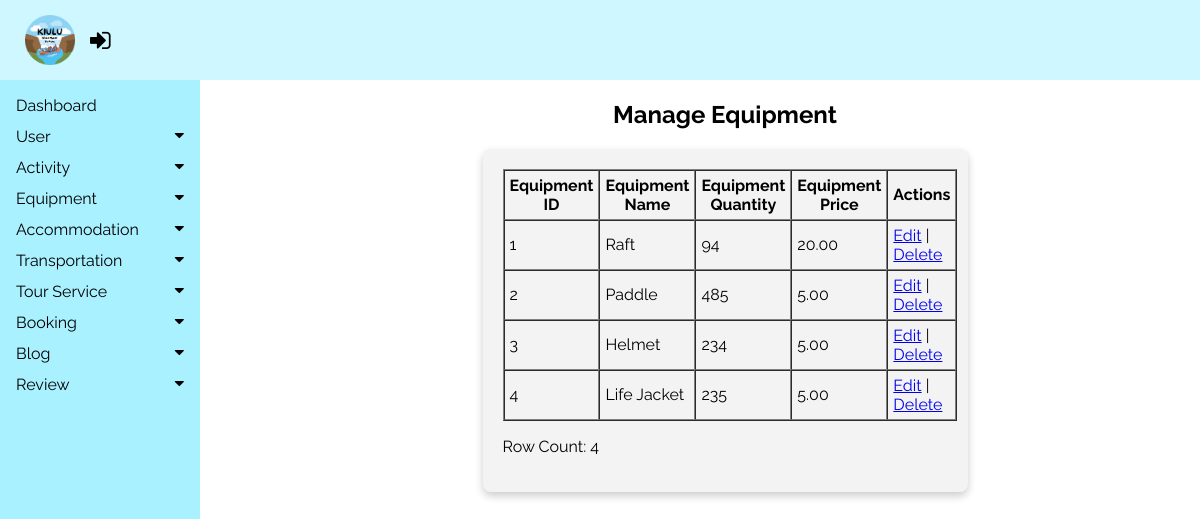
/tourism_management_system/admin/modules/equipment/equipmentList.php, run on the app's committed database.
### tables this page shows
CREATE TABLE `equipment` (
  `equipmentID` int(11) NOT NULL,
  `equipmentName` varchar(100) NOT NULL,
  `equipmentQuantity` int(11) NOT NULL,
  `equipmentPrice` decimal(8,2) NOT NULL,
  `equipmentImg` varchar(100) NOT NULL
);

### tourism_management_system/admin/modules/equipment/equipmentList.php (the view, shortened to what this page needs)
<?php
include('C:/xampp/htdocs/tourism_management_system/config/config.php');
?>
<!DOCTYPE html>
<html lang="en">
<head>
    <link rel="stylesheet" href="https://cdnjs.cloudflare.com/ajax/libs/font-awesome/4.7.0/css/font-awesome.min.css">
    <link rel="stylesheet" type="text/css" href="../../css/admin.css">
</head>
<body>
<header>
<div class="topNav">
<?php include("C:/xampp/htdocs/tourism_management_system/admin/includes/usernav.php"); ?>
</header>
    <?php
    include '../../includes/sideNav.php';
    ?>
    <div class="main">
        <h2 style="text-align: center;">Manage Equipment</h2>
        <div class="rowform2">
            <?php
            $sql_equipment = "SELECT e.equipmentID, e.equipmentName, e.equipmentQuantity, e.equipmentPrice
            FROM equipment e
            ORDER BY e.equipmentID ASC";
            $result = mysqli_query($conn, $sql_equipment);
            $rowcount = mysqli_num_rows($result);
            if ($rowcount > 0) {
                echo "<table border='1' cellpadding='5' cellspacing='0' width='100%'>";
                echo "<tr>";
                echo "<th>Equipment ID</th>";
                echo "<th>Equipment Name</th>";
                echo "<th>Equipment Quantity</th>";
                echo "<th>Equipment Price</th>";
                echo "<th>Actions</th>";
                echo "</tr>";
                while ($row = mysqli_fetch_assoc($result)) {
                    echo "<tr>";
                    echo "<td>" . htmlspecialchars($row["equipmentID"]) . "</td>";
                    echo "<td>" . htmlspecialchars($row["equipmentName"]) . "</td>";
                    echo "<td>" . htmlspecialchars($row["equipmentQuantity"]) . "</td>";
                    echo "<td>" . htmlspecialchars($row["equipmentPrice"]) . "</td>";
                    echo "<td>";
                    echo "<a href='editEquipment.php?id=" . urlencode($row["equipmentID"]) . "'>Edit</a> | ";
                    echo "<a href='deleteEquipment.php?id=" . urlencode($row["equipmentID"]) . "' onclick='return confirm(\"Are you sure you want to delete this equipment?\");'>Delete</a>";
                    echo "</td>";
                    echo "</tr>";
                }
                echo "</table>";
                echo "<p>Row Count: $rowcount</p>";
            } else {
                echo "<p>No results found.</p>";
            }
            echo '</div>';
            echo '</div>';
            ?>
    </body>
    </html>

### tourism_management_system/admin/css/admin.css (style rules this page uses)
body { font-family: "Raleway", sans-serif; margin: 0; padding: 0; background-color: white; }
.topNav { display: flex; justify-content: space-between; align-items: center; background-color:#CFF7FF; color: black; padding: 10px 20px; position: fixed; top: 0; left: 0; width: 100%; z-index: 2; box-sizing: border-box; }
.main { margin-top: 70px; margin-left: 250px; padding: 10px 10px; }
.rowform2 { max-width: 445px; padding: 20px; background-color: #f3f3f3; border-radius: 8px; box-shadow: 0 4px 8px rgba(0, 0, 0, 0.2); margin: auto; }

### data on the page
equipment: equipmentID "1", equipmentName "Raft", equipmentQuantity "94", equipmentPrice "20.00"
equipment: equipmentID "2", equipmentName "Paddle", equipmentQuantity "485", equipmentPrice "5.00"
equipment: equipmentID "3", equipmentName "Helmet", equipmentQuantity "234", equipmentPrice "5.00"
equipment: equipmentID "4", equipmentName "Life Jacket", equipmentQuantity "235", equipmentPrice "5.00"

### other printed values
$rowcount "4"
